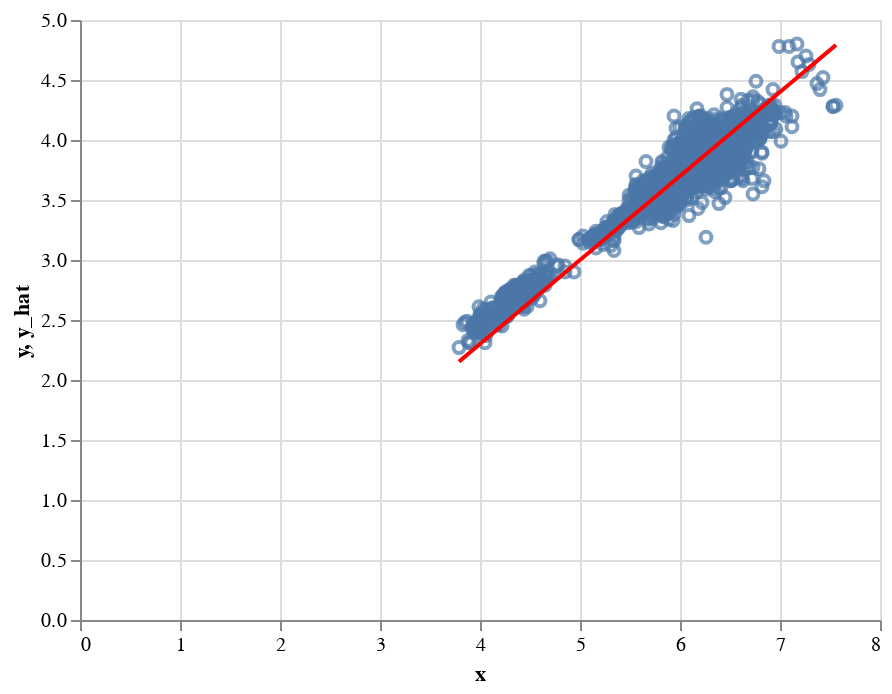

This figure's notebook cell:
### Markdown cell above
## Exercise 2

Use a `y = mx + b` style model, fit a line (roughly estimate the coefficients). Plot the previous chart and add a line over it. Leave the points blue but make the line red.

You should call your new column `y_hat` ("hat" typically means "estimated")

`data['y_hat'] = ________`

### Code cell


### Figure 1 — Vega-Lite specification as saved in the notebook (floating-point values rounded to 4 significant figures; data arrays with more than 128 entries replaced by an {"elided": "..."} marker saying what was removed)
{"config": {"view": {"continuousWidth": 400, "continuousHeight": 300}}, "layer": [{"mark": "point", "encoding": {"x": {"type": "quantitative", "field": "x"}, "y": {"type": "quantitative", "field": "y"}}}, {"mark": {"type": "line", "color": "red"}, "encoding": {"x": {"type": "quantitative", "field": "x"}, "y": {"type": "quantitative", "field": "y_hat"}}}], "data": {"name": "data-002c19cfaf30ef80ff2aede447aa4443"}, "$schema": "https://vega.github.io/schema/vega-lite/v4.8.1.json", "datasets": {"data-002c19cfaf30ef80ff2aede447aa4443": {"elided": "5000 records"}}}
